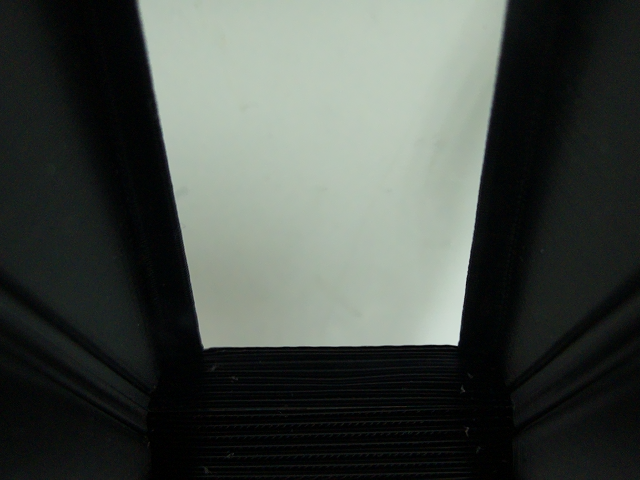
#> input picture transform/img0_transform.png, 640 x 480 px, found by its file name
$ python calib_transform_test.py
#> lines starting #> are read from the running program, lines starting #| are printed output that depends on the picture; after the words box and inside, x2 and y2 are one past the last pixel; in counts of white or black regions, pixels touching at a corner belong together
#> further down, img is the input picture: shape (480, 640, 3); mean B, G, R 70.7, 76, 70
# -*- coding:utf-8 -*-
import glob
import os
import cv2
import numpy as np
import matplotlib.pyplot as plt

import cv2
import numpy as np

def ROI(img, points):
    pts = np.array([points])
    mask = np.zeros(img.shape[:2], np.uint8)
    cv2.polylines(mask, pts, 1, 255)
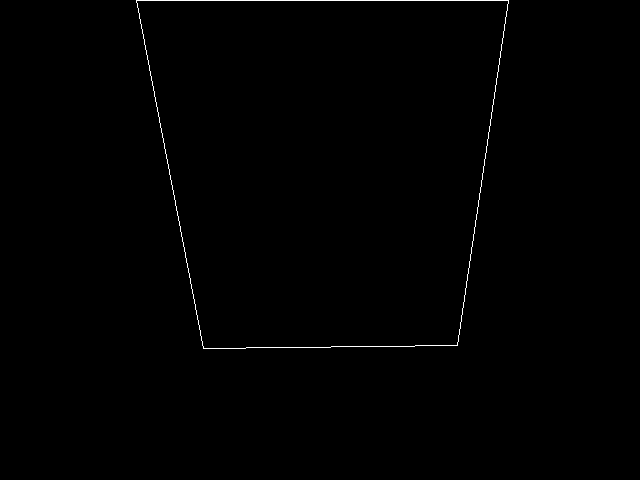
#> mask: shape (480, 640); 0.43% white in thin lines or dots, all inside (x1, y1, x2, y2) = (136, 0, 509, 349)
    cv2.fillPoly(mask, pts, 255)
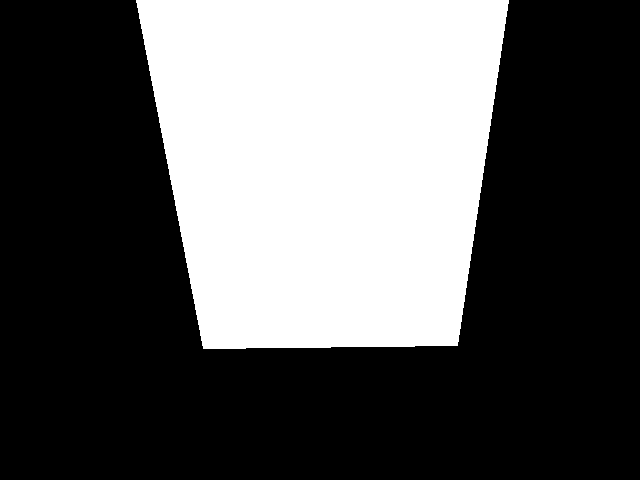
#> mask: shape (480, 640); 35.5% white; 1 white region, box (x1, y1, x2, y2) and area: (136, 0, 509, 349) 109128
    dst = cv2.bitwise_and(img, img, mask=mask)
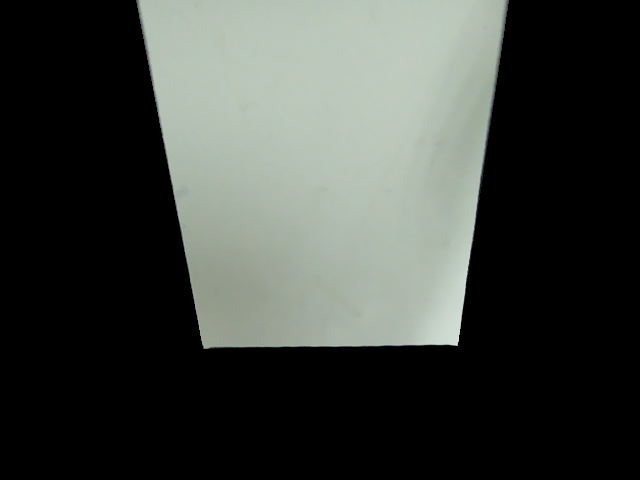
#> dst: shape (480, 640, 3); mean B, G, R 61.4, 66.2, 61.9
    bg = np.ones_like(img, np.uint8) * 255
    cv2.bitwise_not(bg, bg, mask=mask)

    # 計算 ROI 的邊界框
    x, y, w, h = cv2.boundingRect(pts)
    cropped_roi = dst[y:y+h, x:x+w]
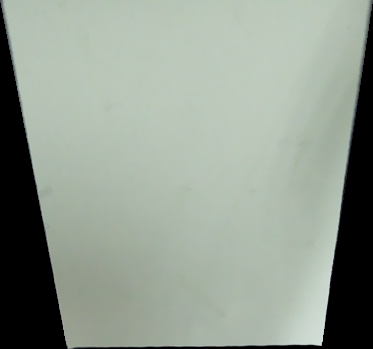
#> cropped_roi: shape (349, 373, 3); mean B, G, R 144.9, 156.3, 146.2
    # 建立白色背景並應用 mask
    bg = np.ones_like(img, np.uint8) * 255
    cv2.bitwise_not(bg, bg, mask=mask)
    dst_white = bg + dst
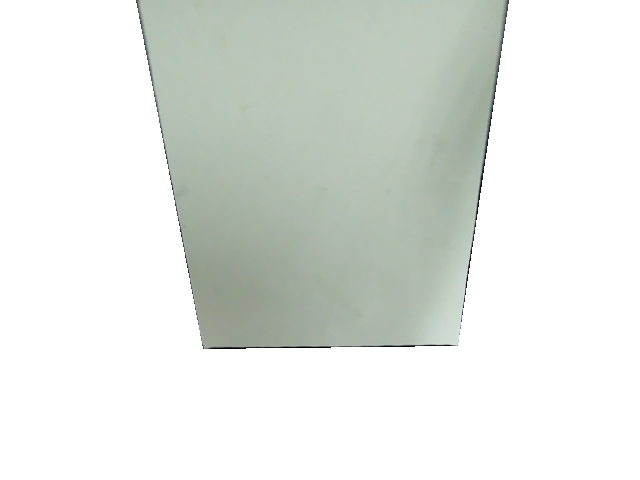
#> dst_white: shape (480, 640, 3); mean of channels 0, 1, 2 225.8, 230.7, 226.4; drawn as B, G, R
    # 裁剪白色背景的 ROI
    cropped_dst_white = dst_white[y:y+h, x:x+w]
    cv2.imshow("cropped_dst_white", cropped_dst_white)
    cv2.imshow("img", img)
    cv2.waitKey(0)
    cv2.destroyAllWindows()
    return cropped_dst_white

def detect_points(image):
    gray = cv2.cvtColor(image, cv2.COLOR_BGR2GRAY)
    edges = cv2.Canny(gray, 50, 150)
#> edges: shape (349, 373); 1% white in thin lines or dots
    kernel = np.ones((3,3), np.uint8)
    edges = cv2.dilate(edges, kernel, iterations=1)
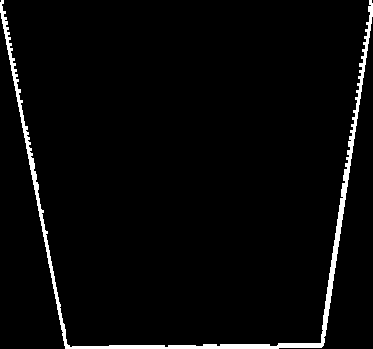
#> edges: shape (349, 373); 3.1% white; 1 white region
    cv2.imshow("edges", edges)
    contours, _ = cv2.findContours(edges, cv2.RETR_TREE, cv2.CHAIN_APPROX_SIMPLE)
#> contours = 1 contour; box (x1, y1, x2, y2) and area: (0, 0, 373, 349) 3035
    contour_image = image.copy()
    cv2.drawContours(contour_image, contours, -1, (255, 0, 0), 2)
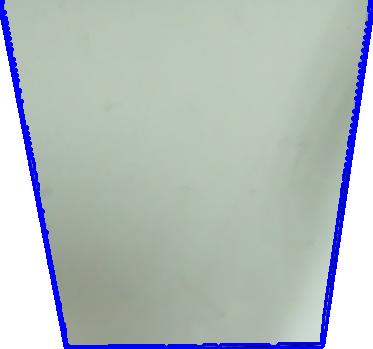
#> contour_image: shape (349, 373, 3); mean of channels 0, 1, 2 189, 189, 179; drawn as B, G, R
    cv2.imshow("contour_image", contour_image)
     # 變數用來存儲最大面積矩形
    largest_rectangle = None
    max_area = 0
    h, w = image.shape[:2]
#> h = 349; w = 373
    border_threshold = 10
    # 重新篩選矩形，排除接觸邊界的輪廓
    for contour in contours:
        # 逼近多邊形
        epsilon = 0.02 * cv2.arcLength(contour, True)
        approx = cv2.approxPolyDP(contour, epsilon, True)
        # 只保留四邊形
        if len(approx) == 4:
            area = cv2.contourArea(approx)
            x, y, w_rect, h_rect = cv2.boundingRect(approx)  # 取得矩形邊界框
            # 過濾掉接觸圖片邊界的矩形
            if (x < border_threshold or y < border_threshold or
                x + w_rect > w - border_threshold or y + h_rect > h - border_threshold):
                continue  # 跳過這個輪廓
            if area > max_area :
                max_area = area
                largest_rectangle = approx
#> this loop made 1 pass
#> epsilon on pass 1: 43.52
#> after the loop, max_area = 0
    # 在圖像上繪製最大矩形
    final_image = image.copy()
    if largest_rectangle is not None:
        cv2.drawContours(final_image, [largest_rectangle], -1, (0, 255, 0), 3)
    cv2.imshow("final_image", final_image)
    cv2.waitKey(0)
    cv2.destroyAllWindows()

    if largest_rectangle is not None:
        largest_rect_points = largest_rectangle.reshape(-1, 2)
         # 依照 (x+y) 值排序以確保點順序正確
        # (左上, 右上, 左下, 右下)
        sorted_points = sorted(largest_rect_points, key=lambda p: (p[1], p[0]))  # 先依 y 排序，再依 x 排序

        # 確保順序為: 左上、右上、左下、右下
        if sorted_points[0][0] > sorted_points[1][0]:
            sorted_points[0], sorted_points[1] = sorted_points[1], sorted_points[0]  # 確保左上在前
        if sorted_points[2][0] < sorted_points[3][0]:
            sorted_points[2], sorted_points[3] = sorted_points[3], sorted_points[2]  # 確保右下在前

        print("最大矩形的四個角點座標:")
        for i, point in enumerate(sorted_points):
            print(f"Point {i+1}: {point}")
        return sorted_points
    else:
        print("未找到矩形")


    # [14 lines of commented-out code are left out]

def apply_perspective_transform(image, sorted_points):
    """
    對影像應用透視變換，將偵測到的四邊形轉換為標準矩形
    :param image: 原始影像
    :param sorted_points: 四個角點座標 (左上、右上、左下、右下)
    :return: 透視變換後的影像
    """
    # 轉換為 NumPy 陣列
    sorted_points = np.array(sorted_points, dtype=np.float32)

    # 計算透視變換後的寬度和高度
#> (the run stopped early here; a loop or call above may not have finished)
